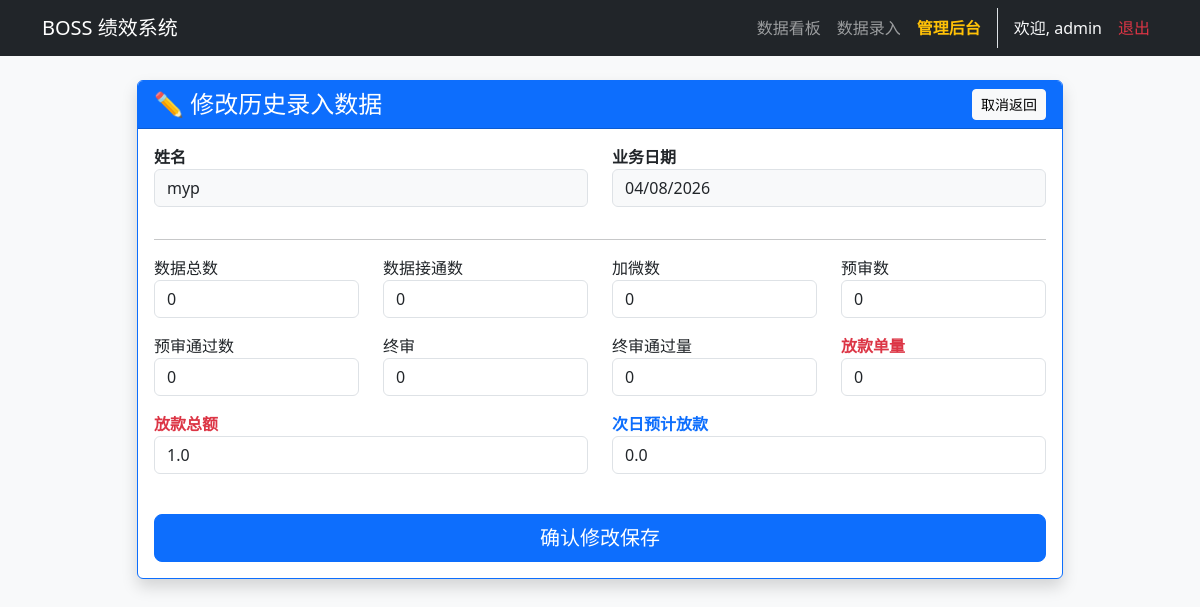
/edit_log/6 (signed in), run on the app's committed database.
### app.py (models this page shows)
class DailyLog(db.Model):
    id = db.Column(db.Integer, primary_key=True)
    date = db.Column(db.String(20), index=True)
    name = db.Column(db.String(50), index=True)
    total_data_count = db.Column(db.Integer, default=0)
    connected = db.Column(db.Integer, default=0)
    added_wechat = db.Column(db.Integer, default=0)
    pre_audit = db.Column(db.Integer, default=0)
    pre_pass = db.Column(db.Integer, default=0)
    final_audit = db.Column(db.Integer, default=0)
    final_pass = db.Column(db.Integer, default=0)
    loan_orders = db.Column(db.Integer, default=0)
    loan_amount = db.Column(Numeric(precision=18, scale=8), default=0.0)
    next_day_est = db.Column(Numeric(precision=18, scale=8), default=0.0)
    timestamp = db.Column(db.DateTime, default=datetime.datetime.now, index=True)

### app.py (the view, shortened to what this page needs)
@app.route('/edit_log/<int:log_id>', methods=['GET', 'POST'])
@login_required
def edit_log(log_id):
    log = DailyLog.query.get_or_404(log_id)
    return render_template('edit_log.html', log=log)

### app.py (called while the page is built)
def login_required(f):
    @wraps(f)
    def decorated_function(*args, **kwargs):
        if 'user_id' not in session:
            return redirect(url_for('login'))
        return f(*args, **kwargs)
    return decorated_function

### templates/edit_log.html
{% extends "layout.html" %}
{% block content %}
<div class="row justify-content-center">
    <div class="col-md-10">
        <div class="card shadow border-primary mb-4">
            <div class="card-header bg-primary text-white d-flex justify-content-between align-items-center">
                <h4 class="mb-0">✏️ 修改历史录入数据</h4>
                <button type="button" class="btn btn-sm btn-light" onclick="history.back()">取消返回</button>
            </div>
            <div class="card-body">
                <form method="POST">
                    <div class="row">
                        <div class="col-md-6 mb-3"><label class="fw-bold">姓名</label><input type="text" class="form-control bg-light" value="{{ log.name }}" readonly></div>
                        <div class="col-md-6 mb-3"><label class="fw-bold">业务日期</label><input type="date" class="form-control bg-light" value="{{ log.date }}" readonly></div>
                    </div>
                    <hr>
                    <div class="row">
                        <div class="col-md-3 mb-3"><label>数据总数</label><input type="number" name="total_data_count" class="form-control" value="{{ log.total_data_count }}" min="0"></div>
                        <div class="col-md-3 mb-3"><label>数据接通数</label><input type="number" name="connected" class="form-control" value="{{ log.connected }}" min="0"></div>
                        <div class="col-md-3 mb-3"><label>加微数</label><input type="number" name="added" class="form-control" value="{{ log.added_wechat }}" min="0"></div>
                        <div class="col-md-3 mb-3"><label>预审数</label><input type="number" name="pre" class="form-control" value="{{ log.pre_audit }}" min="0"></div>
                        <div class="col-md-3 mb-3"><label>预审通过数</label><input type="number" name="pre_pass" class="form-control" value="{{ log.pre_pass }}" min="0"></div>
                        <div class="col-md-3 mb-3"><label>终审</label><input type="number" name="final" class="form-control" value="{{ log.final_audit }}" min="0"></div>
                        <div class="col-md-3 mb-3"><label>终审通过量</label><input type="number" name="final_pass" class="form-control" value="{{ log.final_pass }}" min="0"></div>
                        <div class="col-md-3 mb-3"><label class="text-danger fw-bold">放款单量</label><input type="number" name="orders" class="form-control" value="{{ log.loan_orders }}" min="0"></div>
                        <div class="col-md-6 mb-3">
                            <label class="text-danger fw-bold">放款总额</label>
                            <input type="number" step="0.00000001" name="amount" class="form-control" value="{{ log.loan_amount|float }}">
                        </div>
                        <div class="col-md-6 mb-3">
                            <label class="text-primary fw-bold">次日预计放款</label>
                            <input type="number" step="0.00000001" name="next_est" class="form-control" value="{{ log.next_day_est|float }}">
                        </div>
                    </div>
                    <div class="d-grid mt-4">
                        <button type="submit" class="btn btn-primary btn-lg">确认修改保存</button>
                    </div>
                </form>
            </div>
        </div>
    </div>
</div>
{% endblock %}

### data on the page
DailyLog: name "myp", date "04/08/2026", total_data_count "0", connected "0", added "0", pre "0", pre_pass "0", final "0", final_pass "0", orders "0", amount "1.0", next_est "0.0"

### other printed values
{{ session.username }} "admin"
